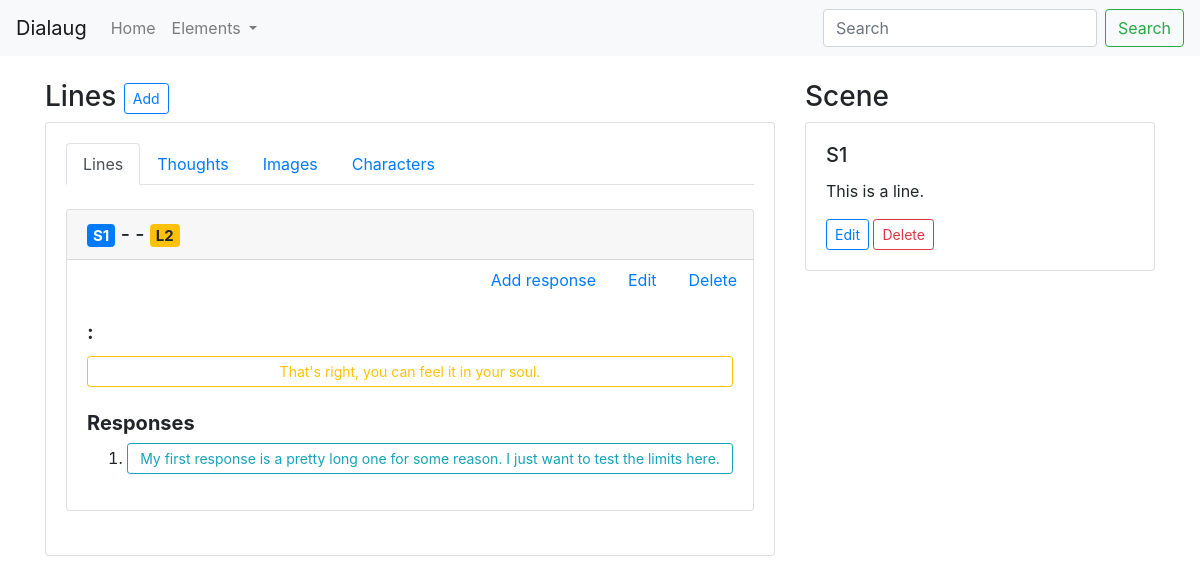
/scenes/1/, run on an earlier commit of the app's database.
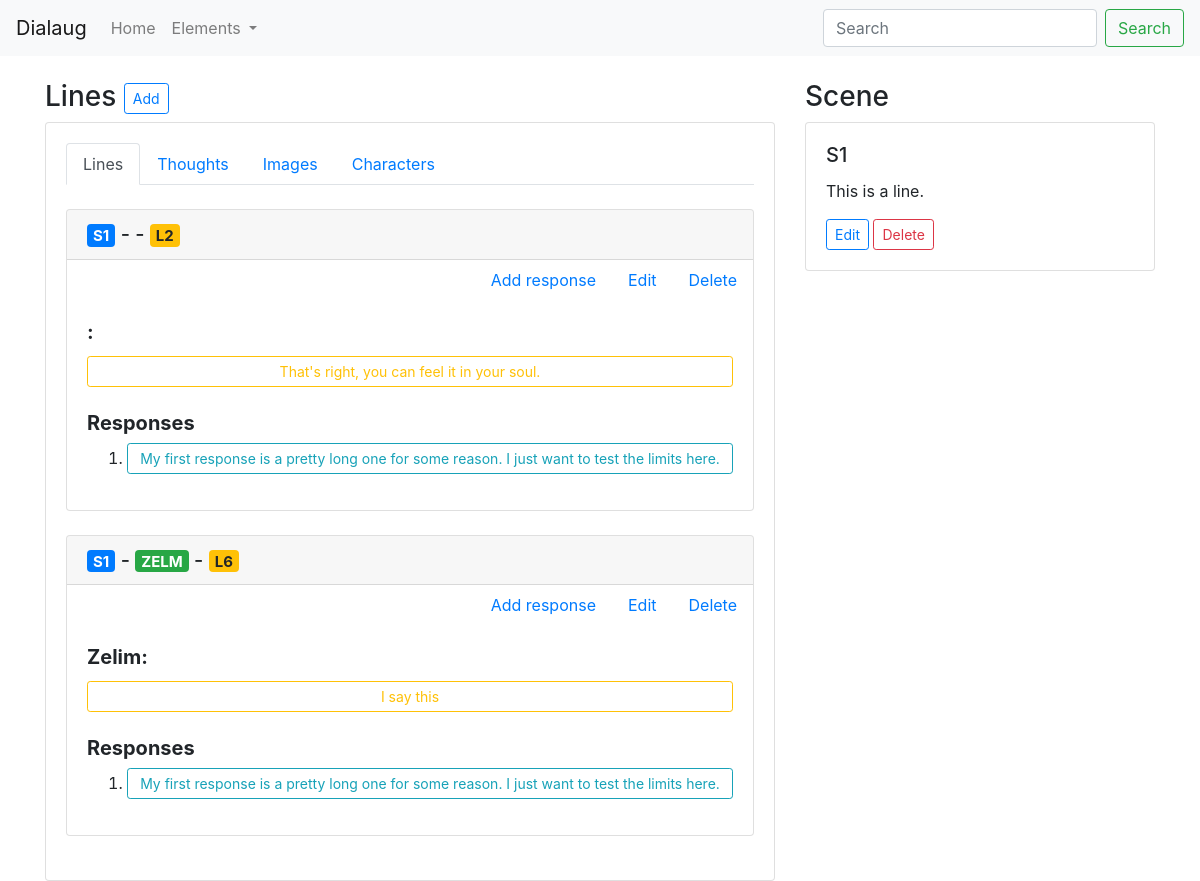
And on a later commit of the database.
### lines/models.py (models this page shows, shortened)
class Line(models.Model):
    scene = models.ForeignKey(Scene, on_delete=models.PROTECT, default=None, null=True)
    character = models.ForeignKey(Character, on_delete=models.PROTECT, null=True)
    text = models.TextField(default='')
    author = models.ForeignKey(User, on_delete=models.PROTECT, default=1)
    class Meta:
        ordering = ['pk']
    def get_absolute_url(self):
        return reverse("lines:show-line", kwargs={'pk': self.pk})
    def get_edit_url(self):
        return reverse("lines:edit-line", kwargs={'pk': self.pk})
    def get_delete_url(self):
        return reverse("lines:delete-line", kwargs={'pk': self.pk})
    def get_line_id(self):
        return 'L' + str(self.pk)

### scenes/models.py (models this page shows, shortened)
class Scene(models.Model):
    description = models.TextField(default='')
    characters = models.ManyToManyField(Character)
    def get_absolute_url(self):
        return reverse('scenes:show-scene', kwargs={'pk': self.pk})
    def get_edit_url(self):
        return reverse('scenes:edit-scene', kwargs={'pk': self.pk})
    def get_characters_url(self):
        return reverse('scenes:characters-scene', kwargs={'pk': self.pk})
    def get_scene_code(self):
        return 'S' + str(self.pk)

### characters/models.py (models this page shows, shortened)
class Character(models.Model):
    name = models.CharField(blank=True, null=True, max_length=80)
    age = models.PositiveSmallIntegerField(blank=True, null=True)
    gender = models.CharField(blank=True, null=True, max_length=80)
    code = models.CharField(blank=True, null=True, max_length=6)
    description = models.TextField(blank=True, null=True)
    def get_absolute_url(self):
        return reverse("characters:show-character", kwargs={'pk': self.id})

### scenes/views.py (the view)
# urls.py: path('<int:pk>/', views.DetailView.as_view(), name='show-character'),
class DetailView(generic.DetailView):
    model = Scene
    template_name = 'scenes/show_scene.html'
    def get_queryset(self):
        return Scene.objects.all()

### scenes/templates/scenes/show_scene.html
{% extends 'base.html' %}
{% block content %}
    <div class="container">
        <br>
        <div class="row">
            <div class="col-md-8">
                <h3>Lines <a href="#" class="btn btn-sm btn-outline-primary">Add</a></h3>
                <div class="card">
                    <div class="card-body">
                        <ul class="nav nav-tabs">
                            <li class="nav-item">
                                <a class="nav-link active" href="{{ object.get_absolute_url }}">Lines</a>
                            </li>
                            <li class="nav-item">
                                <a class="nav-link" href="#">Thoughts</a>
                            </li>
                            <li class="nav-item">
                                <a class="nav-link" href="#">Images</a>
                            </li>
                            <li class="nav-item">
                                <a class="nav-link" href="{{ object.get_characters_url }}">Characters</a>
                            </li>
                        </ul>
                        <br>
                        {% for line in object.line_set.all %}
                        <div class="card">
                            <h5 class="card-header">
                                <a href="{{ line.scene.get_absolute_url }}" class="badge badge-primary">{{ line.scene.get_scene_code }}</a>
                                -
                                <a href="{{ line.character.get_absolute_url }}" class="badge badge-success">{{ line.character.code }}</a>
                                -
                                <a href="{{ line.get_absolute_url }}" class="badge badge-warning">{{ line.get_line_id }}</a>
                            </h5>
                           <ul class="nav justify-content-end">
                               <li class="nav-item">
                                    <a class="nav-link" href="{{ line.get_edit_url }}">Add response</a>
                                </li>
                                <li class="nav-item">
                                    <a class="nav-link" href="{{ line.get_edit_url }}">Edit</a>
                                </li>
                                <li class="nav-item">
                                    <a class="nav-link" href="{{ line.get_delete_url }}">Delete</a>
                                </li>
                            </ul>
                            <div class="card-body">
                                <h5 class="card-title"><b>{{ line.character.name }}:</b></h5>
                                <a href="{{ line.get_absolute_url }}" class="btn btn-sm btn-outline-warning btn-block">{{ line.text }}</a>
                                <br>
                                <div>
                                    <h5><b>Responses</b></h5>
                                    <ol>
                                        <li>
                                            <a href="#" class="btn btn-sm btn-outline-info btn-block">My first response is a pretty long one for some reason. I just want to test the limits here.</a>
                                        </li>
                                    </ol>
                                </div>
                            </div>
                        </div>
                        <br>
                        {% endfor %}
                    </div>
                </div>
            </div>
            <div class="col-md-4">
                <h3>Scene</h3>
                <div class="card">
                    <div class="card-body">
                        <h5 class="card-title">{{ object.get_scene_code }}</h5>
                        <p class="card-text">{{ object.description }}</p>
                        <a href="{{ object.get_edit_url }}" class="btn btn-outline-primary btn-sm">Edit</a>
                        <a href="{{ object.get_edit_url }}" class="btn btn-outline-danger btn-sm">Delete</a>
                    </div>
                </div>
            </div>
        </div>
    </div>
{% endblock %}

What changed in the data, as far as the page shows it:
added Line: scene.get_scene_code "S1", character.code "ZELM", get_line_id "L6", character.name "Zelim", text "I say this"
